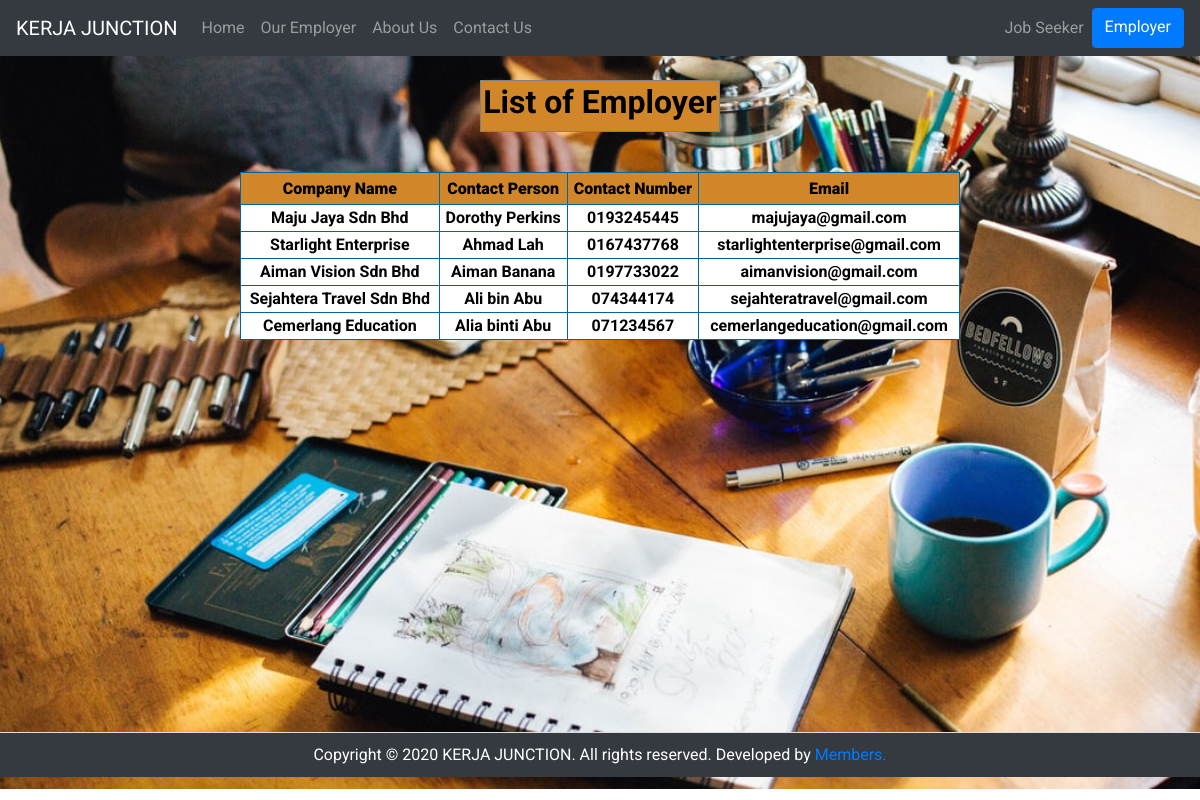
Page /Employer.php on the committed database.
### tables this page shows
CREATE TABLE `employer` (
  `employer_ID` int(10) NOT NULL,
  `employer_ContactPerson` varchar(50) NOT NULL,
  `employer_Name` varchar(50) NOT NULL,
  `employer_Email` varchar(100) NOT NULL,
  `employer_Password` longtext NOT NULL,
  `employer_ContactNo` varchar(11) NOT NULL,
  `employer_Address` text NOT NULL,
  `employer_Description` text NOT NULL,
  `employer_Website` varchar(50) NOT NULL
);

### Employer.php (the view, shortened to what this page needs)
<?php
    require "HomepageMenu.php";
?>
<html>
    <head>
        <link rel="stylesheet" href="https://cdnjs.cloudflare.com/ajax/libs/font-awesome/4.7.0/css/font-awesome.min.css">
        <link href="../css/style.css" rel="stylesheet">
    </head>
<body>
    <div class="box-area">
        <table width="20%" align="center" border="1" cellspacing="2" cellpadding="2" bgcolor="#D08629">
        <td><h2><center><b>List of Employer<b><center></h2></td>
        </table>
        <br>
        <p>
              <table width="60%" bgcolor="white" align="center" border="1" cellpadding="1" cellspacing="2" bordercolor="#006699" >
				<tr>
				<th height="32" bgcolor="#D08629" class="style3"><div align="center" class="style9 style5 style2"><strong>Company Name</strong></div></th>
				<th bgcolor="#D08629" class="style3"><div align="center" class="style9 style5 style2"><strong>Contact Person</strong></div></th>
				<th bgcolor="#D08629" class="style3"><div align="center" class="style9 style5 style2"><strong>Contact Number</strong></div></th>
                <th bgcolor="#D08629" class="style3"><div align="center" class="style9 style5 style2"><strong>Email</strong></div></th>
				</tr>
				<?php
				require "includes/db_connect.php";
				$sql = "SELECT `employer_Name`,`employer_ContactPerson`,`employer_ContactNo`,`employer_Email` FROM employer";
				$result = mysqli_query($connect, $sql);
				while($row = mysqli_fetch_array($result))
				{
				$CompanyName=$row['employer_Name'];
				$ContactPerson=$row['employer_ContactPerson'];
                $ContactNo=$row['employer_ContactNo'];
				$Email=$row['employer_Email'];
				?>
				<tr>
				<td class="style3"><div align="center" class="style9 style5"><strong><?php echo $CompanyName;?></strong></div></td>
				<td class="style3"><div align="center" class="style9 style5"><strong><?php echo $ContactPerson;?></strong></div></td>
				<td class="style3"><div align="center" class="style9 style5"><strong><?php echo $ContactNo;?></strong></div></td>
                <td class="style3"><div align="center" class="style9 style5"><strong><?php echo $Email;?></strong></div></td>
				</tr>
				<?php
				}
                ?>
				</table>
                </p>
            <p class="btn-more box noprint">&nbsp;</p>
    </div>
   <br><br><br><br><br><br><br><br><br><br><br><br><br><br>
    <footer>
  Copyright © 2020 KERJA JUNCTION. All rights reserved. Developed by <a href="members.php" target="_blank">Members.</a>
</body>
</html>

### HomepageMenu.php (shortened to what this page needs)
<!DOCTYPE html>
<html lang="en">
<head>
  <link rel="stylesheet" href="https://maxcdn.bootstrapcdn.com/bootstrap/4.5.2/css/bootstrap.min.css">
</head>
<body>
<nav class="navbar navbar-expand-sm bg-dark navbar-dark">
  <a class="navbar-brand" href="#">KERJA JUNCTION</a>
  <ul class="navbar-nav">
    <li class="nav-item">
      <a class="nav-link" href="index.php">Home</a>
    </li>
    <li class="nav-item">
      <a class="nav-link" href="Employer.php">Our Employer</a>
    </li>
    <li class="nav-item">
      <a class="nav-link" href="AboutUs.php">About Us</a>
    </li>
    <li class="nav-item">
      <a class="nav-link" href="ContactUs.php">Contact Us</a>
    </li>
  </ul>
  <div class="navbar-nav ml-auto action-buttons">
      <div class="navbar-nav">
        <a href="applicant/ApplicantSignin.php" class="nav-item nav-link">Job Seeker</a>
        <a href="employer/signin.php" class="btn btn-primary">Employer</a>
      </div>
      </div>
</nav>
<br>
</body>
</html>
</body>
</html>

### css/style.css (style rules this page uses)
body { font-family: 'Raleway', 'sans-serif'; background-color: #fff; }
ul { list-style: none; margin: 0; padding: 0; }
p { font-size: 14px; color: #7a7a7a; line-height: 24px; left: 0.25px; }
footer { padding: 80px 0px 70px 0px; border-top: 1px solid #ddd; }

### HomepageMenu.php (style rules this page uses)
body { color: black; background: #f7f7f7; font-family: 'Roboto', sans-serif; }

### Employer.php (style rules this page uses)
body { color: black; background: url("image/background3.jpg"); -webkit-background-size:cover; background-repeat:no-repeat; background-position: center center; font-family: 'Roboto', sans-serif; }
footer { font-family: 'Roboto', sans-serif; background-color: #343a40; padding: 10px; text-align: center; color: white; }

### rows in the picture
employer: employer_Name "Maju Jaya Sdn Bhd", employer_ContactPerson "Dorothy Perkins", employer_ContactNo "0193245445", employer_Email "majujaya@gmail.com"
employer: employer_Name "Starlight Enterprise", employer_ContactPerson "Ahmad Lah", employer_ContactNo "0167437768", employer_Email "starlightenterprise@gmail.com"
employer: employer_Name "Aiman Vision Sdn Bhd", employer_ContactPerson "Aiman Banana", employer_ContactNo "0197733022", employer_Email "aimanvision@gmail.com"
employer: employer_Name "Sejahtera Travel Sdn Bhd", employer_ContactPerson "Ali bin Abu", employer_ContactNo "074344174", employer_Email "sejahteratravel@gmail.com"
employer: employer_Name "Cemerlang Education", employer_ContactPerson "Alia binti Abu", employer_ContactNo "071234567", employer_Email "cemerlangeducation@gmail.com"
